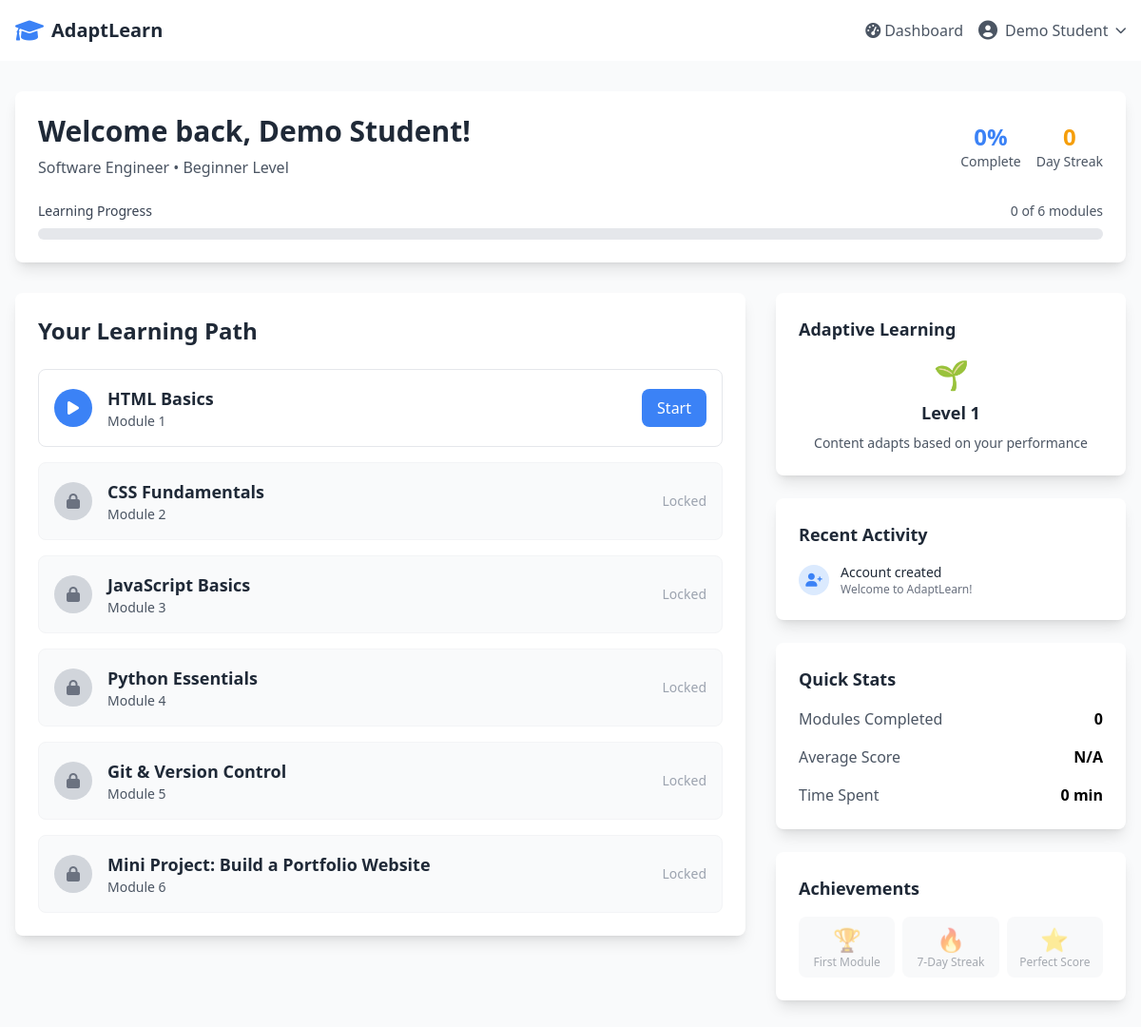
The app's page /dashboard (signed in) with its own data.
### models.py (models this page shows, shortened)
class User(UserMixin, db.Model):
    __tablename__ = 'users'
    id = db.Column(db.Integer, primary_key=True)
    name = db.Column(db.String(100), nullable=False)
    email = db.Column(db.String(120), unique=True, nullable=False)
    password_hash = db.Column(db.String(128), nullable=False)
    role = db.Column(db.String(50))  # software_engineer, data_scientist, data_engineer
    level = db.Column(db.String(20))  # beginner, intermediate, pro
    current_progress = db.Column(db.Integer, default=1)  # Current unlocked module
    created_at = db.Column(db.DateTime, default=datetime.utcnow)
    progress = db.relationship('Progress', backref='user', uselist=False)
    quiz_results = db.relationship('QuizResult', backref='user', lazy=True)

class LearningPath(db.Model):
    __tablename__ = 'learning_paths'
    id = db.Column(db.Integer, primary_key=True)
    role = db.Column(db.String(50), nullable=False)
    level = db.Column(db.String(20), nullable=False)
    module_order = db.Column(db.Integer, nullable=False)
    module_name = db.Column(db.String(200), nullable=False)
    description = db.Column(db.Text)
    estimated_duration = db.Column(db.Integer)  # in minutes
    contents = db.relationship('Content', backref='module', lazy=True)
    quiz_results = db.relationship('QuizResult', backref='module', lazy=True)

### app.py (the view)
@app.route('/dashboard')
@login_required
def dashboard():
    learning_path = LearningPath.query.filter_by(
        role=current_user.role,
        level=current_user.level
    ).order_by(LearningPath.module_order).all()
    progress = Progress.query.filter_by(user_id=current_user.id).first()
    if not progress:
        progress = Progress(user_id=current_user.id, completed_modules=[], difficulty=1)
        db.session.add(progress)
        db.session.commit()
    return render_template('dashboard.html',
                         learning_path=learning_path,
                         progress=progress,
                         user=current_user)

### app.py (called while the page is built)
@login_manager.user_loader
def load_user(user_id):
    return User.query.get(int(user_id))

### templates/dashboard.html (shortened to what this page needs)
{% extends "base.html" %}
{% block content %}
<div class="min-h-screen bg-gray-50 py-8">
    <div class="max-w-7xl mx-auto px-4">
        <div class="bg-white rounded-lg shadow-lg p-6 mb-8">
            <div class="flex flex-col md:flex-row justify-between items-start md:items-center">
                <div>
                    <h1 class="text-3xl font-bold text-gray-800">Welcome back, {{ user.name }}!</h1>
                    <p class="text-gray-600 mt-2">
                        {{ user.role.replace('_', ' ').title() }} • {{ user.level.title() }} Level
                    </p>
                </div>
                <div class="mt-4 md:mt-0">
                    <div class="flex items-center space-x-4">
                        <div class="text-center">
                            <div class="text-2xl font-bold text-primary" id="completionPercentage">0%</div>
                            <div class="text-sm text-gray-600">Complete</div>
                        </div>
                        <div class="text-center">
                            <div class="text-2xl font-bold text-accent" id="currentStreak">0</div>
                            <div class="text-sm text-gray-600">Day Streak</div>
                        </div>
                    </div>
                </div>
            </div>
            <div class="mt-6">
                <div class="flex justify-between items-center mb-2">
                    <span class="text-sm font-medium text-gray-700">Learning Progress</span>
                    <span class="text-sm text-gray-600" id="progressText">0 of {{ learning_path|length }} modules</span>
                </div>
                <div class="w-full bg-gray-200 rounded-full h-3">
                </div>
            </div>
        </div>
        <div class="grid lg:grid-cols-3 gap-8">
            <div class="lg:col-span-2">
                <div class="bg-white rounded-lg shadow-lg p-6">
                    <h2 class="text-2xl font-bold text-gray-800 mb-6">Your Learning Path</h2>
                    <div class="space-y-4">
                        {% for module in learning_path %}
                        <div class="module-card border rounded-lg p-4 transition-all duration-200 hover:shadow-md
                                    {% if module.module_order <= user.current_progress %}bg-white border-gray-200{% else %}bg-gray-50 border-gray-100{% endif %}"
                             data-module-id="{{ module.id }}" data-module-order="{{ module.module_order }}">
                            <div class="flex items-center justify-between">
                                <div class="flex items-center space-x-4">
                                    <div class="flex-shrink-0">
                                        {% if progress and module.id in progress.completed_modules %}
                                        <div class="w-10 h-10 bg-success rounded-full flex items-center justify-center">
                                            <i class="fas fa-check text-white"></i>
                                        </div>
                                        {% elif module.module_order == user.current_progress %}
                                        <div class="w-10 h-10 bg-primary rounded-full flex items-center justify-center">
                                            <i class="fas fa-play text-white"></i>
                                        </div>
                                        {% elif module.module_order < user.current_progress %}
                                        <div class="w-10 h-10 bg-success rounded-full flex items-center justify-center">
                                            <i class="fas fa-check text-white"></i>
                                        </div>
                                        {% else %}
                                        <div class="w-10 h-10 bg-gray-300 rounded-full flex items-center justify-center">
                                            <i class="fas fa-lock text-gray-500"></i>
                                        </div>
                                        {% endif %}
                                    </div>
                                    <div>
                                        <h3 class="text-lg font-semibold text-gray-800">{{ module.module_name }}</h3>
                                        <p class="text-sm text-gray-600">Module {{ module.module_order }}</p>
                                    </div>
                                </div>
                                <div class="flex items-center space-x-2">
                                    {% if module.module_order <= user.current_progress %}
                                    <button onclick="startModule('{{ module.id }}')"
                                            class="bg-primary text-white px-4 py-2 rounded-lg hover:bg-secondary transition-colors">
                                        {% if progress and module.id in progress.completed_modules %}
                                        Review
                                        {% else %}
                                        Start
                                        {% endif %}
                                    </button>
                                    {% else %}
                                    <span class="text-gray-400 text-sm">Locked</span>
                                    {% endif %}
                                </div>
                            </div>
                        </div>
                        {% endfor %}
                    </div>
                </div>
            </div>
            <div class="space-y-6">
                <div class="bg-white rounded-lg shadow-lg p-6">
                    <h3 class="text-lg font-semibold text-gray-800 mb-4">Adaptive Learning</h3>
                    <div class="text-center">
                        <div class="text-3xl mb-2" id="difficultyIcon">🎯</div>
                        <div class="text-lg font-semibold text-gray-800" id="difficultyLevel">
                        </div>
                        <div class="text-sm text-gray-600 mt-2">
                            Content adapts based on your performance
                        </div>
                    </div>
                </div>
                <div class="bg-white rounded-lg shadow-lg p-6">
                    <h3 class="text-lg font-semibold text-gray-800 mb-4">Recent Activity</h3>
                    <div class="space-y-3" id="recentActivity">
                        <div class="flex items-center space-x-3">
                            <div class="w-8 h-8 bg-blue-100 rounded-full flex items-center justify-center">
                                <i class="fas fa-user-plus text-blue-500 text-sm"></i>
                            </div>
                            <div>
                                <div class="text-sm font-medium text-gray-800">Account created</div>
                                <div class="text-xs text-gray-500">Welcome to AdaptLearn!</div>
                            </div>
                        </div>
                    </div>
                </div>
                <div class="bg-white rounded-lg shadow-lg p-6">
                    <h3 class="text-lg font-semibold text-gray-800 mb-4">Quick Stats</h3>
                    <div class="space-y-4">
                        <div class="flex justify-between items-center">
                            <span class="text-gray-600">Modules Completed</span>
                            <span class="font-semibold" id="completedModules">0</span>
                        </div>
                        <div class="flex justify-between items-center">
                            <span class="text-gray-600">Average Score</span>
                            <span class="font-semibold" id="averageScore">N/A</span>
                        </div>
                        <div class="flex justify-between items-center">
                            <span class="text-gray-600">Time Spent</span>
                            <span class="font-semibold" id="timeSpent">0 min</span>
                        </div>
                    </div>
                </div>
                <div class="bg-white rounded-lg shadow-lg p-6">
                    <h3 class="text-lg font-semibold text-gray-800 mb-4">Achievements</h3>
                    <div class="grid grid-cols-3 gap-2" id="achievements">
                        <div class="text-center p-2 bg-gray-100 rounded-lg opacity-50">
                            <div class="text-2xl">🏆</div>
                            <div class="text-xs text-gray-600">First Module</div>
                        </div>
                        <div class="text-center p-2 bg-gray-100 rounded-lg opacity-50">
                            <div class="text-2xl">🔥</div>
                            <div class="text-xs text-gray-600">7-Day Streak</div>
                        </div>
                        <div class="text-center p-2 bg-gray-100 rounded-lg opacity-50">
                            <div class="text-2xl">⭐</div>
                            <div class="text-xs text-gray-600">Perfect Score</div>
                        </div>
                    </div>
                </div>
            </div>
        </div>
    </div>
</div>
{% endblock %}

### templates/base.html (shortened to what this page needs)
<!DOCTYPE html>
<html lang="en">
<head>
    <script src="https://cdn.tailwindcss.com"></script>
    <link href="https://cdnjs.cloudflare.com/ajax/libs/font-awesome/6.0.0/css/all.min.css" rel="stylesheet">
</head>
<body class="bg-gray-50 min-h-screen">
    <nav class="bg-white shadow-lg">
        <div class="max-w-7xl mx-auto px-4">
            <div class="flex justify-between h-16">
                <div class="flex items-center">
                    <a href="/" class="flex items-center space-x-2">
                        <i class="fas fa-graduation-cap text-2xl text-primary"></i>
                        <span class="text-xl font-bold text-gray-800">AdaptLearn</span>
                    </a>
                </div>
                <div class="flex items-center space-x-4">
                    {% if current_user.is_authenticated %}
                        <a href="{{ url_for('dashboard') }}" class="text-gray-600 hover:text-primary">
                            <i class="fas fa-tachometer-alt mr-1"></i>Dashboard
                        </a>
                        <div class="relative group">
                            <button class="flex items-center space-x-2 text-gray-600 hover:text-primary">
                                <i class="fas fa-user-circle text-xl"></i>
                                <span>{{ current_user.name }}</span>
                                <i class="fas fa-chevron-down text-xs"></i>
                            </button>
                        </div>
                    {% else %}
                        <a href="{{ url_for('login') }}" class="text-gray-600 hover:text-primary">Login</a>
                        <a href="{{ url_for('signup') }}" class="bg-primary text-white px-4 py-2 rounded-lg hover:bg-secondary transition-colors">
                            Sign Up
                        </a>
                    {% endif %}
                </div>
            </div>
        </div>
    </nav>
    <main class="flex-1">
        {% block content %}{% endblock %}
    </main>
</body>
</html>

### records on screen
User: name "Demo Student", role.replace "Software Engineer", level "Beginner"
LearningPath: module_name "HTML Basics", module_order "1", shows "Start"
LearningPath: module_name "CSS Fundamentals", module_order "2", shows "Locked"
LearningPath: module_name "JavaScript Basics", module_order "3", shows "Locked"
LearningPath: module_name "Python Essentials", module_order "4", shows "Locked"
LearningPath: module_name "Git & Version Control", module_order "5", shows "Locked"
LearningPath: module_name "Mini Project: Build a Portfolio Website", module_order "6", shows "Locked"
